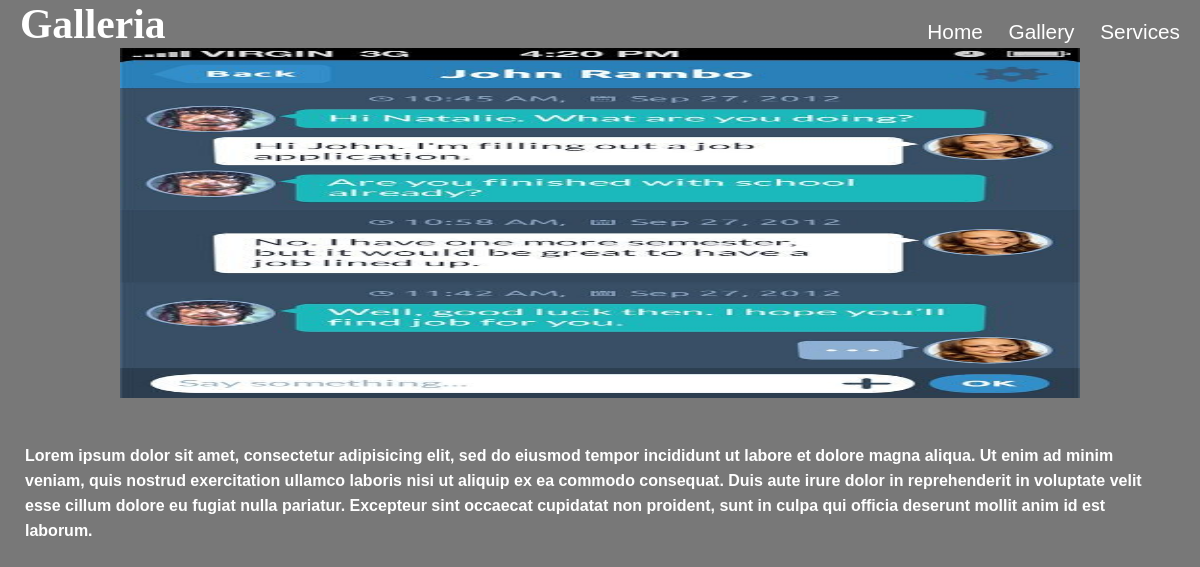
/gallery/post_details/chat_mock_up/, run on the app's committed database.
### showcase/models.py (models this page shows, shortened)
class Post(models.Model):
    image = models.ImageField()
    title = models.CharField(max_length=100)
    description = models.TextField()
    date = models.DateTimeField(auto_now_add=True)
    author = models.ForeignKey(User, on_delete=models.CASCADE)

### showcase/views.py (the view)
# urls.py: url(r'^post_details/(?P<title>\w+)/$', views.post_details, name="post_details"),
def post_details(request, title):
    post = Post.objects.get(title=title)
    return render(request, "showcase/post_details.html", {"post": post})

### gallery/templates/showcase/post_details.html
{% extends 'showcase/header.html'%}
{% block content %}
  {% include 'navigation.html' %}
  <div class='post-description'>
    <img src="{{ post.image.url }}" alt="post-image"/>
    <p>{{post.description}}</p>
  </div>
{% endblock %}

### static/home/styles.css (style rules this page uses)
body { padding: 0px; margin: 0px; font-family: Helvetica; font-size: 16px; }

### static/home/gallery/post_description.css (style rules this page uses)
body { background: rgb(120, 120, 120); }
div.post-description { text-align: left; }
div.post-description img { width: 80%; display: block; margin: 20px auto; max-height: 350px; }
div.post-description p { line-height: 25px; padding: 25px; color: white; font-weight: bold; }

### data on the page
Post: image (picture), description "Lorem ipsum dolor sit amet, consectetur adipisicing elit, sed do eiusmod tempor incididunt ut labore et dolore magna aliqua. Ut enim ad minim veniam, quis nostrud exercitation ullamco laboris nisi ut aliquip ex ea commodo consequat. Duis aute irure dolor in reprehenderit in voluptate velit esse cillum dolore eu fugiat nulla pariatur. Excepteur sint occaecat cupidatat non proident, sunt in culpa qui officia deserunt mollit anim id est laborum."
